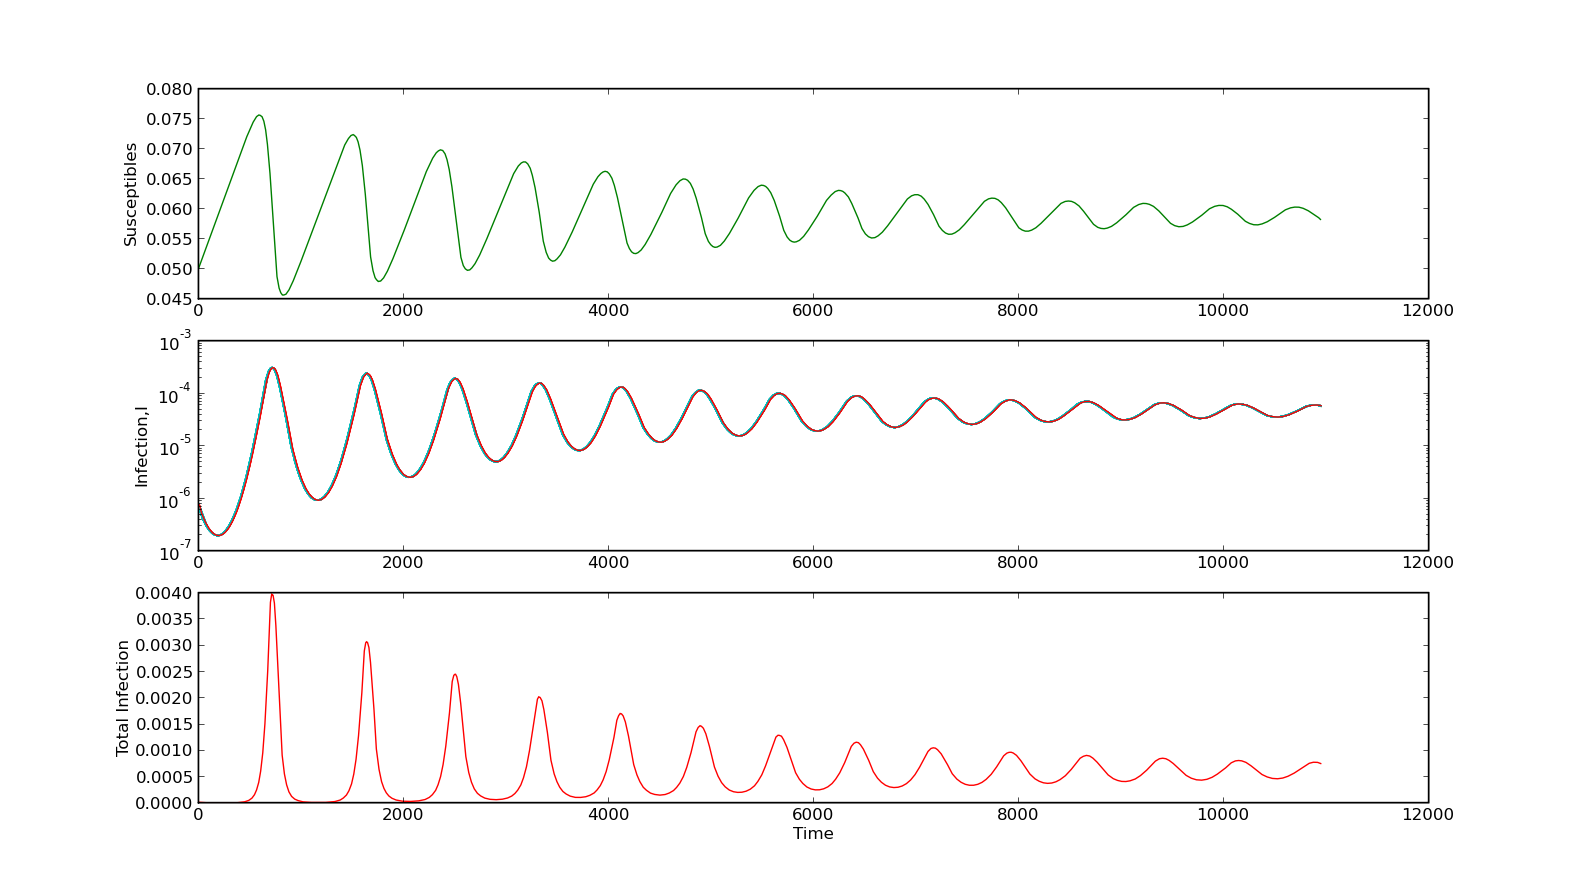

Generate this figure with Python:
#!/usr/bin/env python

####################################################################
###    This is the PYTHON version of program 3.5 from page 94 of   #
### "Modeling Infectious Disease in humans and animals"            #
### by Keeling & Rohani.										   #
###																   #
### It is the S(E)IR model with multiple stages to create 		   #
### gamma-distributed exposed and infectious periods			   #
###																   #
### n is the total number of infection classes; classes 1 to m are #
### exposed, classes m+1 to n are infectious.					   #
### Birth and death rates are assumed equal.					   #
####################################################################

###################################
### Written by Ilias Soumpasis    #
### ilias.soumpasis@ucd.ie (work) #
### ilias.soumpasis@gmail.com	  #
###################################

import scipy.integrate as spi
import numpy as np
import pylab as pl

n=13
m=8
gamma=1/13.
beta=17/5.
mu=1./(55*365)
S0=0.05
I0=0.00001
ND=MaxTime=30*365.
TS=1.0


#####################################################################################
### To be compatible with other versions of programs the 
### following options are available. To try some of them
### uncomment the code (remove '#'):
#####################################################################################
### As well as the default, you may want to compare the structured model:
#( n, m, beta, gamma, mu, S0, I0, ND )=(10.0, 0.0, 1.0, 0.1, 0.0, 0.5, 1e-6, 60.);
### with the unstructured version
#( n, m, beta, gamma, mu, S0, I0, ND )=(1.0, 0.0, 1.0, 0.1, 0.0, 0.5, 1e-6, 60.);
### Or compare the SEIR:
#( n, m, beta, gamma, mu, S0, I0, ND )=(10.0, 5.0, 1.0, 0.1, 0.0, 0.5, 1e-4, 150.);
### with the unstructured version
#( n, m, beta, gamma, mu, S0, I0, ND )=(2.0, 1.0, 1.0, 0.1, 0.0, 0.5, 1e-4, 150.);
#####################################################################################

I0=I0*np.ones((n))/n
INPUT=np.hstack((S0,I0))

def diff_eqs(INP,t):  
	'''The main set of equations'''
	Y=np.zeros((n+1))
	V = INP
	Y[0] = mu - beta * sum(V[range(m+1,n+1)]) * V[0] - mu * V[0]
	Y[1] = beta * sum(V[range(m+1,n+1)]) * V[0] - gamma*n*V[1] - mu * V[1]
	for i in range(2,n+1):
		Y[i] = gamma*n*V[i-1] - gamma*n*V[i] - mu * V[i]
	return Y   # For odeint

t_start = 0.0; t_end = ND; t_inc = TS
t_range = np.arange(t_start, t_end+t_inc, t_inc)
RES = spi.odeint(diff_eqs,INPUT,t_range)

print RES

REST=np.zeros(len(RES), 'float')
for i in range(1,n+1):
	REST += RES[:,i]

##Ploting
pl.subplot(311)
pl.plot(RES[:,0], 'g-', label='Susc')
pl.ylabel('Susceptibles')

pl.subplot(312)
if m>0:
	for i in range(1,(n+1-m)):
		for j in range(1,m+1):
			pl.semilogy(RES[:,j],'c', label='Exposed')
		pl.semilogy(RES[:,(i+m)],'r', label='Infectious')
else:
	for i in range(1,n+1):
		pl.semilogy(RES[:,i],'r', label='Infectious')
pl.ylabel('Infection,I')
pl.subplot(313)
if n>1:
	pl.plot(REST, 'r-',label='Infec')
else:
	pl.plot(RES[:,1], 'r-',label='Infec')
pl.ylabel('Total Infection')
pl.xlabel('Time')
pl.show()
